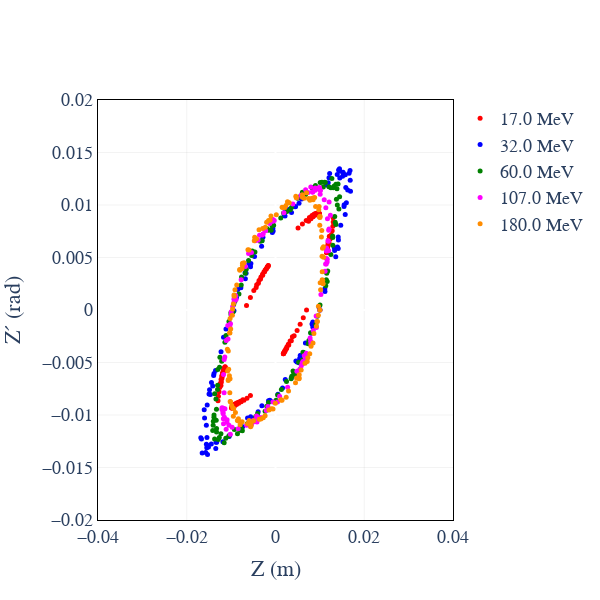

The code cell stored with this chart in its notebook:
### Code cell
artist = zgoubidoo.vis.ZgoubidooPlotlyArtist(layout=layout)

artist.fig["layout"]["xaxis"]["title"] = "Z (m)"
artist.fig["layout"]["yaxis"]["title"] = "Z´ (rad)"
artist.fig["layout"]["xaxis"]["range"] = [-0.04, 0.04]
artist.fig["layout"]["yaxis"]["range"] = [-0.02, 0.02]

tracks = zr.tracks_frenet
tracks.query("LABEL1 == 'A'", inplace=True)
idx = 0
for i in tracks["D-1"].unique():
    ekin = zgoubidoo.Kinematics(kin_nom.brho * (i + 1)).ekin.m_as("MeV")
    artist.scatter(
        x=tracks[tracks["D-1"] == i]["ZT"],
        y=tracks[tracks["D-1"] == i]["P"],
        name=f"{np.round(ekin,2)} MeV",
        mode="markers",
        marker={"size": 5, "color": colors[idx]},
    )
    idx += 1


artist.render()
